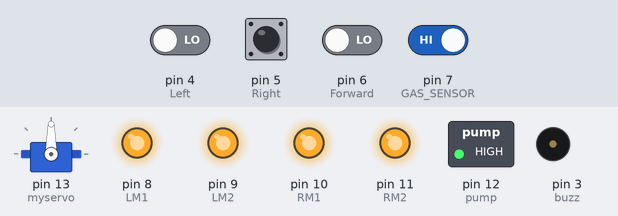
The sketch below on a simulated Arduino Uno, built with avr-gcc and run on an emulated ATmega328P. Shown: servo, switched loads named in the sketch (green lamp = pin HIGH), output pins drawn as LEDs (lit = HIGH), buzzer (waves = sounding). The inputs (shaded band) are chosen by the test bench; at power-on: pin 7 (GAS_SENSOR) HIGH, pin 4 (Left), pin 5 (Right), pin 6 (Forward) LOW.

Above: at 13.7 s.
14.4 s: pin 6 (Forward) driven HIGH
At 21.2 s:
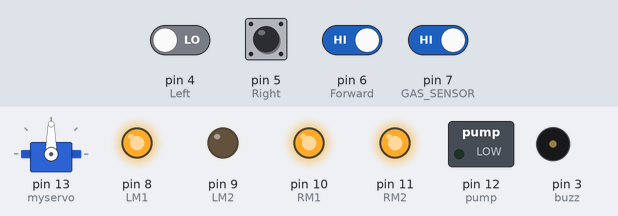
22.0 s: pin 7 (GAS_SENSOR) driven LOW
At 22.7 s:
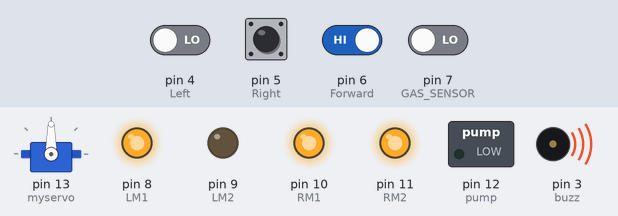
31.8 s: pin 6 (Forward) driven LOW
At 39.4 s:
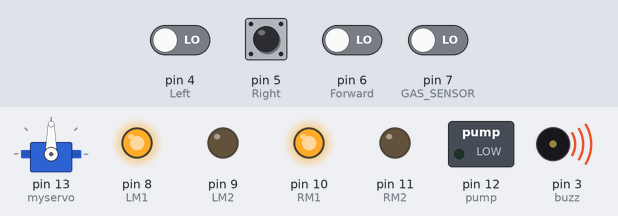
47.6 s: pin 4 (Left) driven HIGH and pin 6 (Forward) driven HIGH
At 54.3 s:
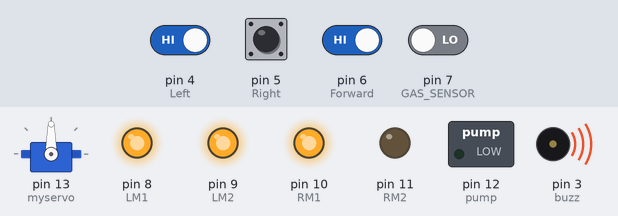
55.2 s: pin 7 (GAS_SENSOR) driven LOW
Timing chart, 0 to 66.0 s (numbered marks = the images above; inputs shaded):
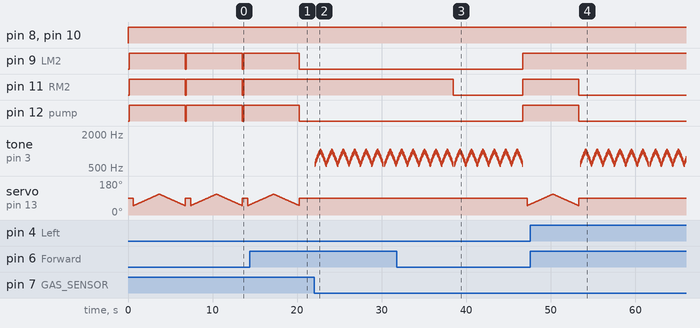

Measured:
- after the input at 14.4 s, pin 9 (LM2), pin 12 (pump): goes on until 20.3 s, then stays LOW; pin 11 (RM2): stays HIGH (without the input it goes to LOW after 5.9 s)
- after the input at 22.0 s, tone on pin 3 (buzz): plays 580 Hz for 0.05 s, 610 Hz for 0.05 s, 640 Hz for 0.05 s, 670 Hz for 0.05 s, 700 Hz for 0.05 s, 730 Hz for 0.05 s … (200 notes in this stretch), starting after 0.08 s
- after the input at 31.8 s, pin 9 (LM2), pin 12 (pump): LOW → HIGH after 14.9 s; pin 11 (RM2): HIGH → LOW after 6.6 s, → HIGH 8.3 s later; tone on pin 3 (buzz): goes on until 46.7 s, then stays silent; servo on pin 13 (myservo): 90° → 57° after 15.4 s
- after the input at 47.6 s, pin 9 (LM2): stays HIGH (without the input it goes to LOW after 5.7 s)
- by itself, pin 9 (LM2), pin 11 (RM2), pin 12 (pump): alternates HIGH for 6.6 s and LOW for 0.15 s

The sketch:

music.ino
```cpp
#include <Servo.h>            //include servo.h library
//#include <SoftwareSerial.h>  //include SoftwareSerial.h library

Servo myservo;

int pos = 0;
boolean fire = false;


/*
const String PHONE = "+91**********"; //use your number with country code

#define rxPin 2
#define txPin 3
SoftwareSerial sim800L(rxPin,txPin);
*/
#define buzz 3          // buzzer
#define Left 4          // left sensor
#define Right 5         // right sensor
#define Forward 6       //front sensor
#define GAS_SENSOR 7    //Gas sensor
#define LM1 8           // left motor
#define LM2 9           // left motor
#define RM1 10          // right motor
#define RM2 11          // right motor
#define pump 12         //water pump

// defining notes frequency
#define hi1 580
#define hi2 610
#define hi3 640
#define hi4 670
#define hi5 700
#define hi6 730
#define hi7 760
#define hi8 790
#define hi9 820
#define hi10 850
#define hi11 880
#define hi12 910
#define hi13 940
#define hi14 970
#define hi15 1000

const float songSpeed = 2.0; // song speed


int notes[] = {
    hi1,hi2,hi3,hi4,hi5,hi6,hi7,hi8,hi9,hi10,hi11,hi12,hi13,hi14,hi15,hi15,hi14,hi13,hi12,hi11,hi10,hi9,hi8,hi7,hi6,hi5,hi4,hi3,hi2,hi1,
    hi1,hi2,hi3,hi4,hi5,hi6,hi7,hi8,hi9,hi10,hi11,hi12,hi13,hi14,hi15,hi15,hi14,hi13,hi12,hi11,hi10,hi9,hi8,hi7,hi6,hi5,hi4,hi3,hi2,hi1,
    hi1,hi2,hi3,hi4,hi5,hi6,hi7,hi8,hi9,hi10,hi11,hi12,hi13,hi14,hi15,hi15,hi14,hi13,hi12,hi11,hi10,hi9,hi8,hi7,hi6,hi5,hi4,hi3,hi2,hi1,
    hi1,hi2,hi3,hi4,hi5,hi6,hi7,hi8,hi9,hi10,hi11,hi12,hi13,hi14,hi15,hi15,hi14,hi13,hi12,hi11,hi10,hi9,hi8,hi7,hi6,hi5,hi4,hi3,hi2,hi1,
    hi1,hi2,hi3,hi4,hi5,hi6,hi7,hi8,hi9,hi10,hi11,hi12,hi13,hi14,hi15,hi15,hi14,hi13,hi12,hi11,hi10,hi9,hi8,hi7,hi6,hi5,hi4,hi3,hi2,hi1,
    hi1,hi2,hi3,hi4,hi5,hi6,hi7,hi8,hi9,hi10,hi11,hi12,hi13,hi14,hi15,hi15,hi14,hi13,hi12,hi11,hi10,hi9,hi8,hi7,hi6,hi5,hi4,hi3,hi2,hi1};

// Durations (in ms) of each music note of the song
// Quarter Note is 250 ms when songSpeed = 1.0
int durations[] = {
    90,90,90,90,90,90,90,90,90,90,90,90,90,90,90,90,90,90,90,90,90,90,90,90,90,90,90,90,90,90,
    90,90,90,90,90,90,90,90,90,90,90,90,90,90,90,90,90,90,90,90,90,90,90,90,90,90,90,90,90,90,
    90,90,90,90,90,90,90,90,90,90,90,90,90,90,90,90,90,90,90,90,90,90,90,90,90,90,90,90,90,90,
    90,90,90,90,90,90,90,90,90,90,90,90,90,90,90,90,90,90,90,90,90,90,90,90,90,90,90,90,90,90,
    90,90,90,90,90,90,90,90,90,90,90,90,90,90,90,90,90,90,90,90,90,90,90,90,90,90,90,90,90,90,
    90,90,90,90,90,90,90,90,90,90,90,90,90,90,90,90,90,90,90,90,90,90,90,90,90,90,90,90,90,90};


void setup()
{
  pinMode(Left, INPUT);
  pinMode(Right, INPUT);
  pinMode(Forward, INPUT);
  pinMode(GAS_SENSOR, INPUT);
  pinMode(LM1, OUTPUT);
  pinMode(LM2, OUTPUT);
  pinMode(RM1, OUTPUT);
  pinMode(RM2, OUTPUT);
  pinMode(pump, OUTPUT);
  pinMode(buzz, OUTPUT);

  myservo.attach(13);
  myservo.write(90);

}

void put_off_fire()
{
  digitalWrite(LM1, HIGH);
  digitalWrite(LM2, HIGH);
  digitalWrite(RM1, HIGH);
  digitalWrite(RM2, HIGH);
  digitalWrite(pump,HIGH);
  delay(500);


  for (pos = 50; pos <= 110; pos += 1) {
    myservo.write(pos);
    delay(50);
  }
  for (pos = 110; pos >= 50; pos -= 1) {
    myservo.write(pos);
    delay(50);
  }
  digitalWrite(pump,LOW);
  myservo.write(90);
  fire=false;
}

void siren()
{
  const int totalNotes = sizeof(notes) / sizeof(int);
  // Loop through each note
  for (int i = 0; i < totalNotes; i++)
  {
    const int currentNote = notes[i];
    float wait = durations[i] / songSpeed;
    // Play tone if currentNote is not 0 frequency, otherwise pause (noTone)
    if (currentNote != 0)
    {
      tone(buzz, notes[i], wait); // tone(pin, frequency, duration)
    }
    else
    {
      noTone(buzz);
    }
    // delay is used to wait for tone to finish playing before moving to next loop
    delay(wait);
  }
}

void loop()
{
  myservo.write(90); //Sweep_Servo();
  if (digitalRead(Left) ==1 && digitalRead(Right)==1 && digitalRead(Forward) ==1)
    {
      delay(90);
      digitalWrite(LM1, HIGH);
      digitalWrite(LM2, HIGH);
      digitalWrite(RM1, HIGH);
      digitalWrite(RM2, HIGH);
    }

    else if (digitalRead(Forward) ==0)
    {
      digitalWrite(LM1, HIGH);
      digitalWrite(LM2, LOW);
      digitalWrite(RM1, HIGH);
      digitalWrite(RM2, LOW);
      fire = true;
    }

    else if (digitalRead(Left) ==0)
    {
      digitalWrite(LM1, HIGH);
      digitalWrite(LM2, LOW);
      digitalWrite(RM1, HIGH);
      digitalWrite(RM2, HIGH);
    }

    else if (digitalRead(Right) ==0)
    {
      digitalWrite(LM1, HIGH);
      digitalWrite(LM2, HIGH);
      digitalWrite(RM1, HIGH);
      digitalWrite(RM2, LOW);
    }
    delay(150);//change this value to change the distance

    if(digitalRead(GAS_SENSOR)== 0)
    {
      Serial.println("Gas is Detected.");
      siren();
    }

    while (fire == true)
    {
      put_off_fire();
    }
}
```
